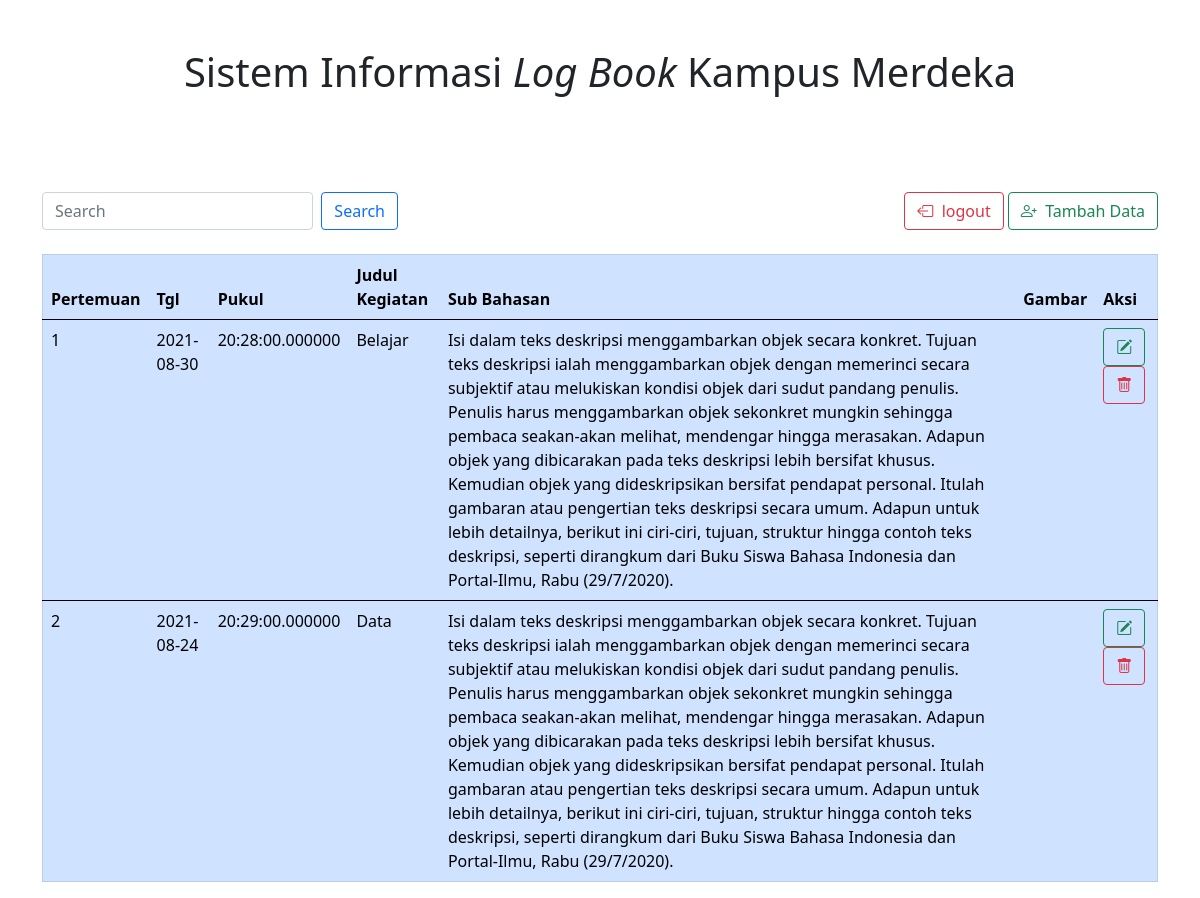
The app's page /index.php (signed in) with its own data.
### tables this page shows
CREATE TABLE `mahasiswa` (
  `id` int(11) NOT NULL,
  `tanggal` date NOT NULL,
  `pukul` time(6) NOT NULL,
  `judul` varchar(100) NOT NULL,
  `sub` varchar(1000) NOT NULL,
  `gambar` varchar(100) NOT NULL
);

### functions.php (called while the page is built, shortened)
<?php
    $db = mysqli_connect("localhost", "root", "", "praktik industri");
    function query($query) {
        global $db;
        $result = mysqli_query($db, $query);
        $rows = [];
        while($row = mysqli_fetch_assoc($result)) {
            $rows[] = $row;
        }
        return $rows;
    }
?>

### index.php (the view, shortened to what this page needs)
<?php
    require 'functions.php';
    $mahasiswa = query("SELECT * FROM mahasiswa");
?>
<!DOCTYPE html>
<html lang="en">
    <head>
        <link href="https://cdn.jsdelivr.net/npm/bootstrap@5.1.0/dist/css/bootstrap.min.css" rel="stylesheet">
        <link rel="stylesheet" href="https://cdn.jsdelivr.net/npm/bootstrap-icons@1.5.0/font/bootstrap-icons.css">
        <link href="https://unpkg.com/aos@2.3.1/dist/aos.css" rel="stylesheet">
    </head>
    <body>
        <div class="container">
            <div class="row">
                <div class="col">
                    <h1 class="text-center mb-4 mt-4 pb-5 pt-4">Sistem Informasi <i>Log Book</i> Kampus Merdeka</h1>
                </div>
            </div>
            <div class="row mt-4">
                <div class="col-md-4 col-sm-6">
                        <form class="d-flex" method="post">
                        <input class="form-control me-2" type="search" name="keyword" autofocus placeholder="Search" aria-label="Search">
                        <button class="btn btn-outline-primary" type="submit" name="cari">Search</button>
                        </form>
                </div>
                <div class="col-md-8 col-sm-6 text-end">
                    <a href="logout.php" class="btn btn-outline-danger btn" tabindex="-1" role="button" aria-disabled="true"><i class="bi bi-box-arrow-left"></i>&nbsp;&nbsp;logout</a>
                    <a href="tambah.php" class="btn btn-outline-success btn" tabindex="-1" role="button" aria-disabled="true"><i class="bi bi-person-plus"></i>&nbsp;&nbsp;Tambah Data</a>
                </div>
            </div>
            <div class="row mt-4">
                <div class="col-md col-sm">
                    <table class="table table-primary table-hover" border="1" cellpadding="10" cellspacing="0">
                        <thead class="">
                            <tr>
                                <th>Pertemuan</th>
                                <th>Tgl</th>
                                <th>Pukul</th>
                                <th>Judul Kegiatan</th>
                                <th>Sub Bahasan</th>
                                <th>Gambar</th>
                                <th>Aksi</th>
                            </tr>
                        </thead>
                        <tbody?>
                            <?php $i = 1; ?>
                            <?php foreach($mahasiswa as $row) :?>
                            <tr>
                                <td><?= $i; ?></td>
                                <td><?= $row["tanggal"]; ?></td>
                                <td><?= $row["pukul"]; ?></td>
                                <td><?= $row["judul"]; ?></td>
                                <td size="50"><?= $row["sub"]; ?></td>
                                <td><img src="assets/img/data-upload-gambar/<?= $row ["gambar"]; ?>" width="50" alt=""></td>
                                <td>
                                    <a href="ubah.php?id=<?= $row["id"]; ?>" class="btn btn-outline-success"><i class="bi bi-pencil-square"></i></a>
                                    <a href="hapus.php?id=<?= $row["id"]; ?>" class="btn btn-outline-danger" id="hapus" onclick= "return confirm('Apakah yakin ingin menghapus data, <?= $row["judul"];?>?');"><i class="bi bi-trash"></i></a>
                                </td>
                            </tr>
                        <?php $i++; ?>
                        <?php endforeach; ?>
                    </table>
                </div>
            </div>
        </div>
    </body>
</html>

### records on screen
mahasiswa: tanggal "2021-08-30", pukul "20:28:00.000000", judul "Belajar", sub "Isi dalam teks deskripsi menggambarkan objek secara konkret. Tujuan teks deskripsi ialah menggambarkan objek dengan memerinci secara subjektif atau melukiskan kondisi objek dari sudut pandang penulis. Penulis harus menggambarkan objek sekonkret mungkin sehingga pembaca seakan-akan melihat, mendengar hingga merasakan. Adapun objek yang dibicarakan pada teks deskripsi lebih bersifat khusus. Kemudian objek yang dideskripsikan bersifat pendapat personal. Itulah gambaran atau pengertian teks deskripsi secara umum. Adapun untuk lebih detailnya, berikut ini ciri-ciri, tujuan, struktur hingga contoh teks deskripsi, seperti dirangkum dari Buku Siswa Bahasa Indonesia dan Portal-Ilmu, Rabu (29/7/2020)."
mahasiswa: tanggal "2021-08-24", pukul "20:29:00.000000", judul "Data", sub "Isi dalam teks deskripsi menggambarkan objek secara konkret. Tujuan teks deskripsi ialah menggambarkan objek dengan memerinci secara subjektif atau melukiskan kondisi objek dari sudut pandang penulis. Penulis harus menggambarkan objek sekonkret mungkin sehingga pembaca seakan-akan melihat, mendengar hingga merasakan. Adapun objek yang dibicarakan pada teks deskripsi lebih bersifat khusus. Kemudian objek yang dideskripsikan bersifat pendapat personal. Itulah gambaran atau pengertian teks deskripsi secara umum. Adapun untuk lebih detailnya, berikut ini ciri-ciri, tujuan, struktur hingga contoh teks deskripsi, seperti dirangkum dari Buku Siswa Bahasa Indonesia dan Portal-Ilmu, Rabu (29/7/2020)."
